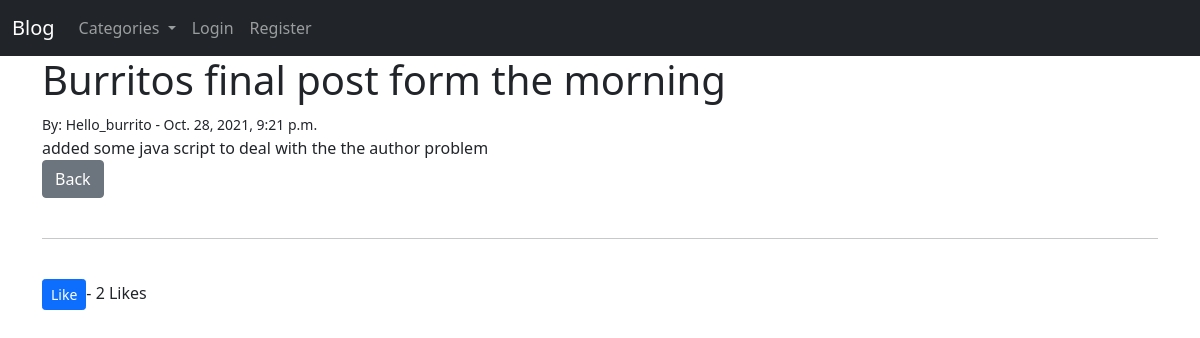
The app's page /article/19 with its own data.
### theblog/models.py (models this page shows, shortened)
class Post(models.Model):
    title = models.CharField(max_length=255)
    title_tag = models.CharField(max_length=255)
    author = models.ForeignKey(User, on_delete=models.CASCADE)
    category = models.CharField(max_length=255, default='uncategorized')
    body = models.TextField()
    publication_date = models.DateTimeField(auto_now_add=True)
    likes = models.ManyToManyField(User, related_name='blog_posts')
    def total_likes(self):
        return self.likes.count()

### theblog/views.py (the view)
# urls.py: path('article/<int:pk>', ArticleDetailView.as_view(), name= 'article-detail'),
class ArticleDetailView(DetailView):
    model = Post
    template_name = 'article_details.html'
    def get_context_data(self, *args, **kwargs):
        cat_menu = Category.objects.all()
        context = super(ArticleDetailView, self).get_context_data(*args, **kwargs)
        context["cat_menu"] = cat_menu
        stuff = get_object_or_404(Post, id=self.kwargs['pk'])
        total_likes = stuff.total_likes()
        context["total_likes"] = total_likes
        return context

### theblog/models.py (called while the page is built)
    def __str__(self):
        return self.name

### theblog/templates/article_details.html (shortened to what this page needs)
{% extends 'base.html'%}
{% block content %}
<!DOCTYPE html>
<html lang="en">
<head>
</head>
<body>
    <h1>{{ post.title }}</h1>
    <small>
        By: {{post.author.first_name}} -
        {{ post.publication_date }}
    </small><br>
    {{post.body |safe }}
    <br>
    <a href="{%url 'home'%}" class ="btn btn-secondary">Back</a>
    <br><br>
    <hr>
    <br>
    <form action="{% url 'like_post' post.pk%}" method="POST">
        <button type="submit", name="post_id", value="{{post.id}}", class= "btn btn-primary btn-sm">Like</button>-
        {{total_likes}} Likes
    </form>
</body>
</html>
{% endblock %}

### records on screen
Post: title "Burritos final post form the morning", author.first_name "Hello_burrito", publication_date "Oct. 28, 2021, 9:21 p.m.", body "added some java script to deal with the the author problem"

### other values on screen
{{ total_likes }} "2"
